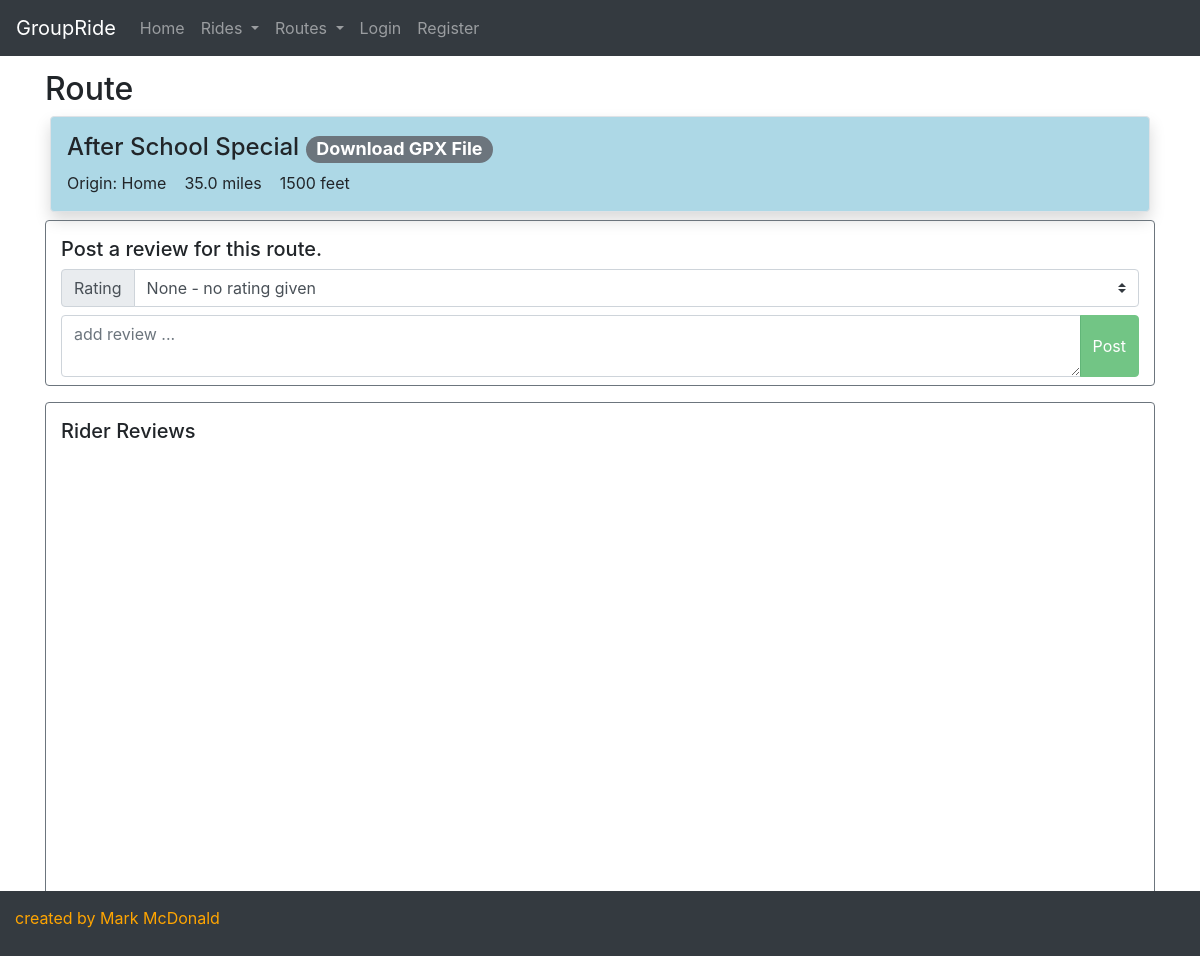
The page /route/38 on the database its author committed.
### groupride/models.py (models this page shows, shortened)
class Route(models.Model):
    created_by = models.ForeignKey(User, on_delete = models.SET_NULL, blank = True, null = True, related_name = "created_routes")
    created_on = models.DateTimeField(auto_now_add = True, editable = False, blank = False)
    route_name = models.CharField(max_length = 256, blank = True, null = True)
    miles = models.DecimalField(max_digits = 6, decimal_places = 1, blank = True, null = True)
    vertical_feet = models.IntegerField(blank = True, null = True)
    origin = models.CharField(max_length = 64, blank = True, null = True)
    reviews = models.ManyToManyField(Review, blank = True)
    gpxfile = models.FileField(blank = True, null = True)

### groupride/views.py (the view)
# urls.py: path("route/<int:route_id>", views.route, name="route"),
def route(request, route_id):
    try:
        route = Route.objects.get(pk = route_id)
        context = {
            "route": route,
            "ratings": Review.RATINGS,
        }
        return render(request, "groupride/route.html", context)
    except Route.DoesNotExist:
        raise Http404('No such route exists. Sorry.')

### groupride/templates/groupride/route.html (shortened to what this page needs)
{% extends 'groupride/template.html' %}
{% block body %}
  <div class="container">
    <h2>Route</h2>
    <div class="route_header shadow border rounded my-2 px-3 py-3">
      <h4>{{route.route_name}}
        {% if route.gpxfile %}
        <a href={{route.gpxfile}} download>
          <span class="badge badge-pill badge-secondary">Download GPX File</span>
        </a>
        {% endif %}
      </h4>
      <span class="">Origin: {{route.origin}} </span>
      <span class="">&nbsp&nbsp {{route.miles}} miles</span>
      <span class="">&nbsp&nbsp {{route.vertical_feet}} feet</span>
    </div>
    <div class="container border border-secondary rounded">
      <h5 class="mt-3 mb-2">Post a review for this route.</h5>
      <div class="input-group mr-2 mb-2">
        <div class="input-group-prepend">
          <label class="input-group-text" for="rating">Rating</label>
        </div>
        <select class="custom-select" id="rating">
          {% for rating in ratings%}
            <option value={{rating.0}}>{{rating.0}} - {{rating.1}}</option>
          {% endfor %}
        </select>
      </div>
      <div id="frm_add_post">
        <div class="input-group mb-2">
          <textarea class="form-control" id="txt_add_review"  placeholder="add review ... "></textarea>
          <div class="input-group-append">
            <button type="button" id="btn_add_review" class="btn btn-success" disabled=true>Post</button>
          </div>
        </div>
      </div>
    </div>
    <div class="container border border-secondary rounded mt-3">
      <h5 class="mt-3 mb-2">Rider Reviews</h5>
      <div id="reviews_listing" class="container mb-2" style="overflow: scroll; height:55vh;">
      </div>
    </div>
  </div>
{% endblock %}

### groupride/static/groupride/styles.css (style rules this page uses)
body { margin-top: 70px; margin-bottom: 7vh; }
.route_header { padding: 5px; margin: 5px; background-color: lightblue; }

### rows shown on the page
Route: route_name "After School Special", origin "Home", miles "35.0", vertical_feet "1500"

### other values the page prints
form field value "None - no rating given"
